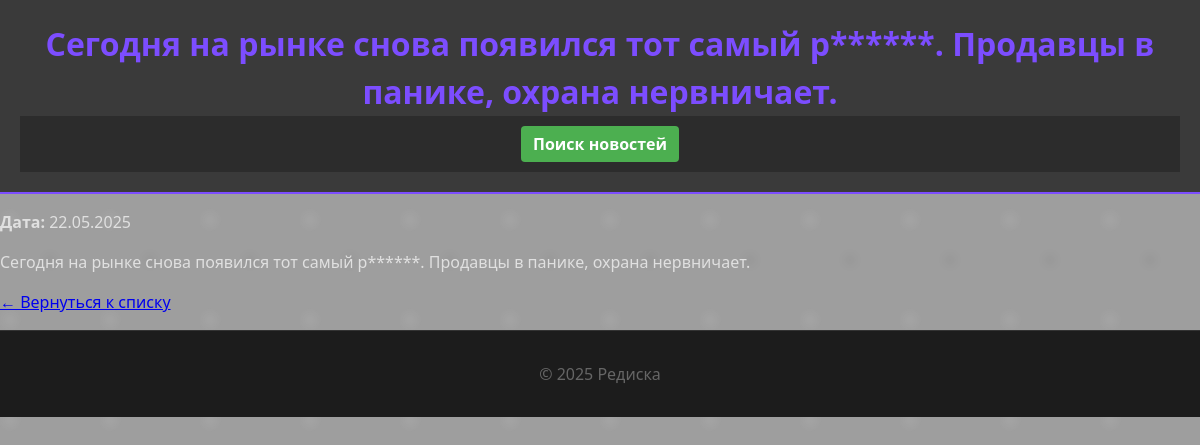
The page /news/1/ on the database its author committed.
### news/models.py (models this page shows, shortened)
class Post(models.Model):
    author = models.ForeignKey(Author, on_delete=models.CASCADE)
    POST_TYPES = [('article', 'Статья'), ('news', 'Новость')]
    post_type = models.CharField(max_length=10, choices=POST_TYPES, default='article')
    created_at = models.DateTimeField(auto_now_add=True)
    categories = models.ManyToManyField(Category, through='PostCategory')
    title = models.CharField(max_length=128)
    content = models.TextField()
    rating = models.IntegerField(default=0)

### news/views.py (the view)
# urls.py: path('<int:pk>/', NewsDetailView.as_view(), name='news_detail'),
class NewsDetailView(DetailView):
    model = Post
    template_name = 'news/news_detail.html'
    context_object_name = 'post'

### news/templatetags/custom_filter.py (called while the page is built)
@register.filter(name='censor')
def censor(value):
    if not isinstance(value, str):
        raise TypeError("Фильтр 'censor' можно применять только к строкам.")
    def replace_bad_word(match):
        word = match.group()
        return word[0] + '*' * (len(word) - 1)
    def censor_text(text):
        for word in BAN_WORDS:
            pattern = rf'(?i)\b{re.escape(word)}\b'
            text = re.sub(pattern, replace_bad_word, text)
        return text
    soup = BeautifulSoup(value, 'html.parser')
    for elem in soup.find_all(text=True):
        if isinstance(elem, NavigableString):
            censored = censor_text(str(elem))
            elem.replace_with(censored)
    return str(soup)

### news/templates/news/news_detail.html (shortened to what this page needs)
{% extends 'news/base.html' %}
{% load custom_filter %}
{% block header %}{{ post.content|censor }}{% endblock %}
{% block content %}
  <p><strong>Дата:</strong> {{ post.created_at|date:"d.m.Y" }}</p>
  <div>
    {{ post.content|censor|linebreaks }}
  </div>
  <p><a href="{% url 'news_list' %}">← Вернуться к списку</a></p>
{% endblock %}

### news/static/style.css (style rules this page uses)
body { margin: 0; padding: 0; font-family: 'Segoe UI', Tahoma, Geneva, Verdana, sans-serif; background-color: #9e9e9e; background-image: radial-gradient(circle at 10% 20%, rgba(255,255,255,0.05) 2%, transparent 10%), radial-gradient(circle at 50% 60%, rgba(0,0,0,0.03) 1%, transparent 15%); background-repeat: repeat; background-size: 100px 100px; color: #e0e0e0; line-height: 1.5; }

### rows shown on the page
Post: content|censor "Сегодня на рынке снова появился тот самый р******. Продавцы в панике, охрана нервничает.", created_at "22.05.2025"
